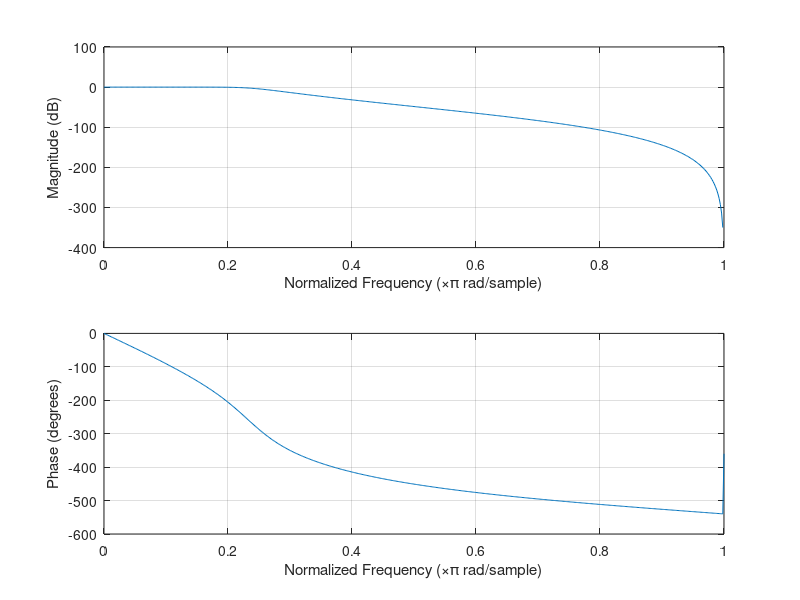

The MATLAB source for this figure:
%% Butter Worth Low Pass Filter
% Make a Butter Worth low-pass filter on an image by taking required
% inputs using inbuilt functions.

clc;
clear all;
close all;

rp = 0.4;   % passband attenuation
rs = 30;    % stop band attenuation
wp = 0.2*pi;    % pass band frequency
ws = 0.4*pi;    % stop band frequency

[N,wn] = buttord(wp/pi,ws/pi,rp,rs);
[b,a] = butter(N,wn);

freqz(b,a);

%% Conclusion
% Magnitude and Phase Plot of the resultant low pass filter are obtained
% using MATLAB's inbuilt function.